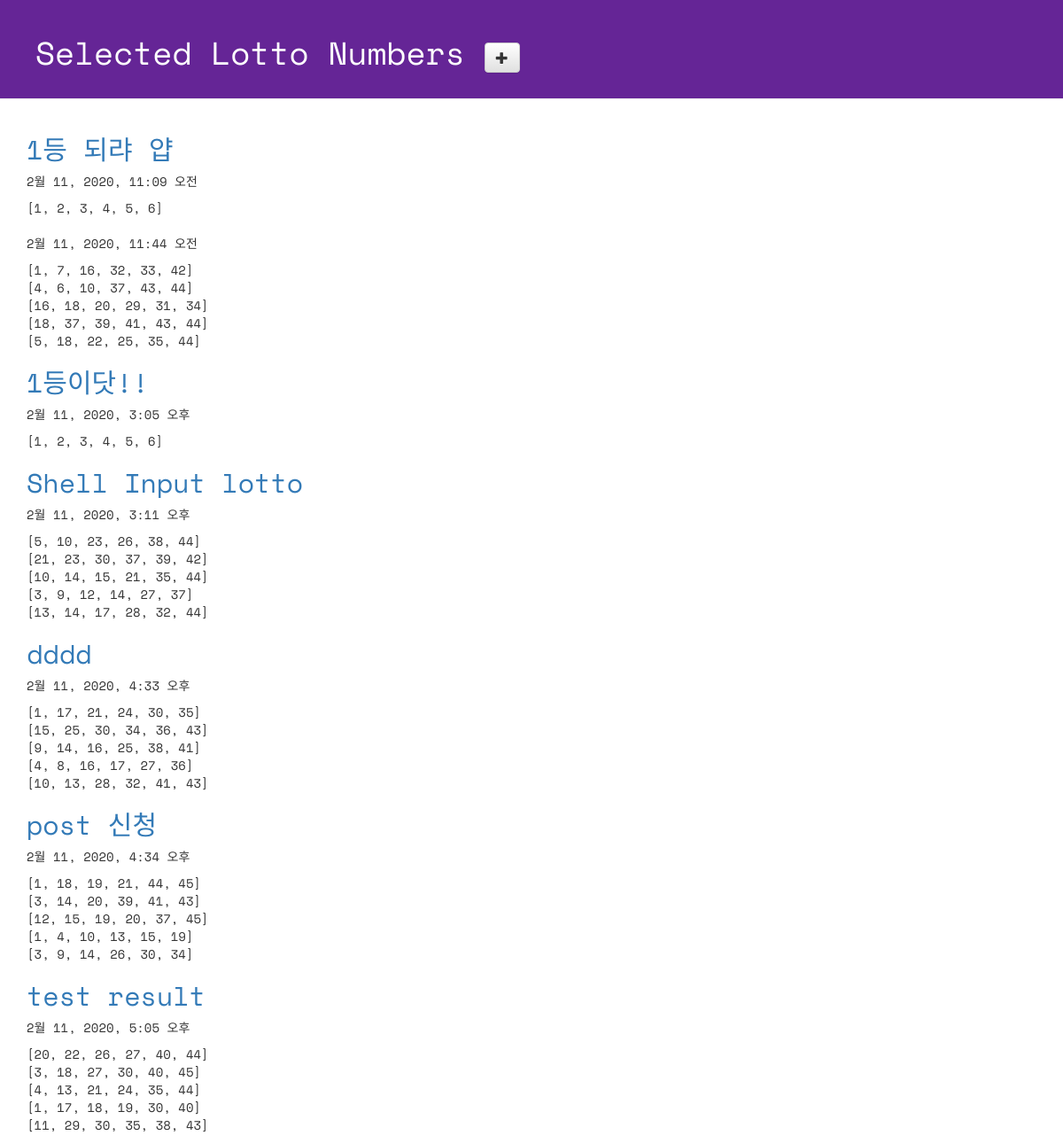
Page /lotto/ on the committed database.
### lotto/models.py (models this page shows, shortened)
class GuessNumbers(models.Model):
    name = models.CharField(max_length=24)
    text = models.CharField(max_length=255)
    lottos = models.CharField(max_length=255,
        default='[1, 2, 3, 4, 5, 6]')
    num_lotto = models.IntegerField(default=5)
    update_date = models.DateTimeField()

### lotto/views.py (the view)
# urls.py: path('lotto/', views.index, name='index'),
def index(request):
    lottos = GuessNumbers.objects.all()
    return render(request, 'lotto/default.html', {'lottos':lottos})

### lotto/templates/lotto/default.html (shortened to what this page needs)
<!DOCTYPE html>
{% load staticfiles %}
<html lang="ko">
<head>
  <link rel="stylesheet" href="//maxcdn.bootstrapcdn.com/bootstrap/3.2.0/css/bootstrap.min.css">
  <link rel="stylesheet" href="//maxcdn.bootstrapcdn.com/bootstrap/3.2.0/css/bootstrap-theme.min.css">
  <link rel='stylesheet' href="{% static 'css/lotto.css' %}"
</head>
<body>
  <div class="page-header">
    <h1>
      Selected Lotto Numbers
      <a href = "{% url 'new_lotto' %}">
        <span class="glyphicon glyphicon-plus btn btn-default"></span>
    </h1>
  </div>
  <div class="container lotto">
    {% for lotto in lottos %}
      <h2><a href="{% url 'detail' lottokey=lotto.pk %}">{{lotto.text}}</a></h2>
      <p>{{ lotto.update_date }}</h2>
      <p>{{ lotto.lottos | linebreaksbr }} </p>
    {% endfor %}
  </div>
</body>
</html>

### lotto/static/css/lotto.css (style rules this page uses)
.page-header { background-color: #652596; margin-top: 0; padding: 20px 20px 20px 40px; font-family: 'Space Mono', monospace; }
.page-header h1 { color: #FFFFFF; }
.container { font-family: 'Space Mono', monospace; }
.container h2 { color: #b9f442; }

### rows in the picture
GuessNumbers: text "1등 되랴 얍", update_date "2월 11, 2020, 11:09 오전", lottos "[1, 2, 3, 4, 5, 6]"
GuessNumbers: update_date "2월 11, 2020, 11:44 오전", lottos "[1, 7, 16, 32, 33, 42] [4, 6, 10, 37, 43, 44] [16, 18, 20, 29, 31, 34] [18, 37, 39, 41, 43, 44] [5, 18, 22, 25, 35, 44]"
GuessNumbers: text "1등이닷!!", update_date "2월 11, 2020, 3:05 오후", lottos "[1, 2, 3, 4, 5, 6]"
GuessNumbers: text "Shell Input lotto", update_date "2월 11, 2020, 3:11 오후", lottos "[5, 10, 23, 26, 38, 44] [21, 23, 30, 37, 39, 42] [10, 14, 15, 21, 35, 44] [3, 9, 12, 14, 27, 37] [13, 14, 17, 28, 32, 44]"
GuessNumbers: text "dddd", update_date "2월 11, 2020, 4:33 오후", lottos "[1, 17, 21, 24, 30, 35] [15, 25, 30, 34, 36, 43] [9, 14, 16, 25, 38, 41] [4, 8, 16, 17, 27, 36] [10, 13, 28, 32, 41, 43]"
GuessNumbers: text "post 신청", update_date "2월 11, 2020, 4:34 오후", lottos "[1, 18, 19, 21, 44, 45] [3, 14, 20, 39, 41, 43] [12, 15, 19, 20, 37, 45] [1, 4, 10, 13, 15, 19] [3, 9, 14, 26, 30, 34]"
GuessNumbers: text "test result", update_date "2월 11, 2020, 5:05 오후", lottos "[20, 22, 26, 27, 40, 44] [3, 18, 27, 30, 40, 45] [4, 13, 21, 24, 35, 44] [1, 17, 18, 19, 30, 40] [11, 29, 30, 35, 38, 43]"
